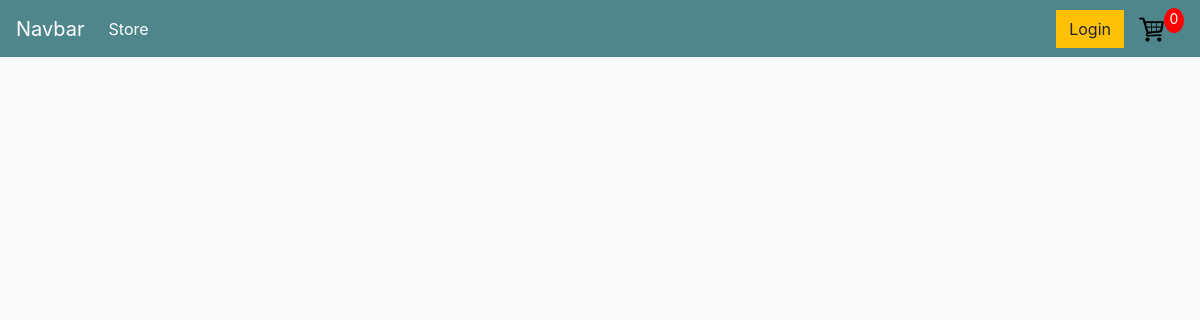
Before: / with the older database file.
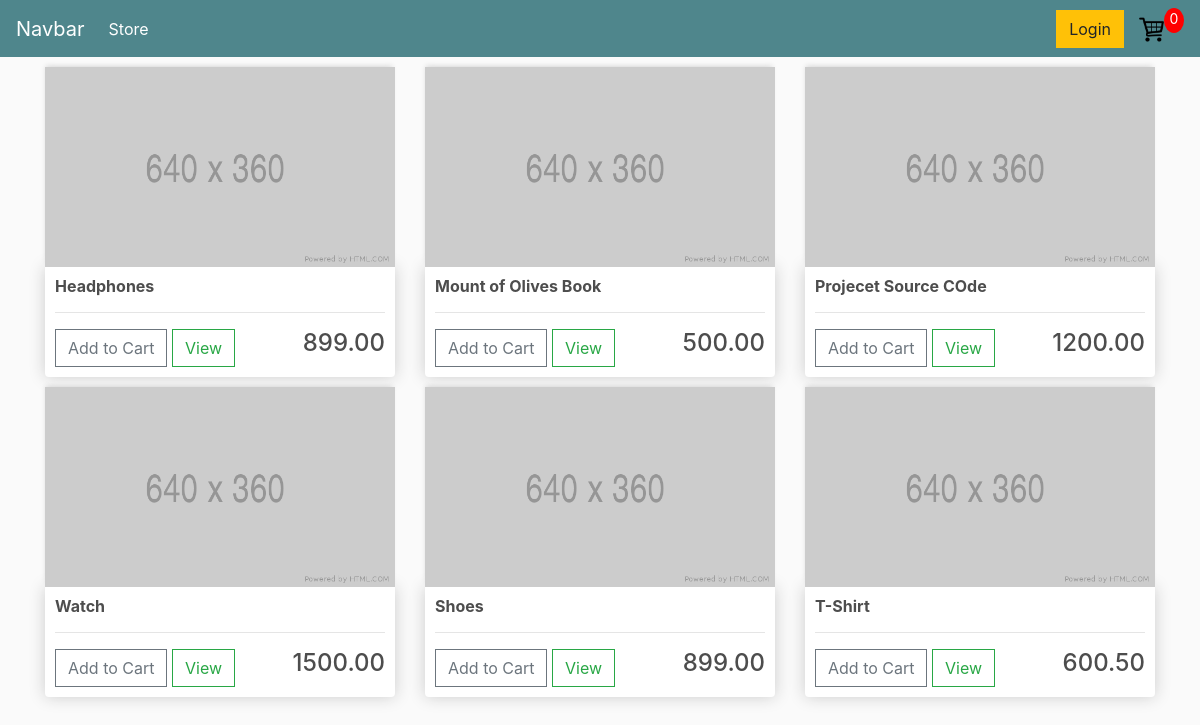
After: the same page with the newer database file.
### store/models.py (models this page shows, shortened)
class Product(models.Model):
    name = models.CharField(max_length=200, null=True)
    price = models.FloatField()
    digital = models.BooleanField(default=False, null=True, blank=False)
    image = models.ImageField(null=True, blank=True)

### store/views.py (the view)
# urls.py: path('',include('store.urls'))
def store(request):
    products = Product.objects.all()
    context = {'products':products}
    return render(request, 'store/store.html',context)

### templates/store/store.html
{%extends 'store/main.html' %}
{% load static %}
{% block content %}
<div class="row">
    {%for product in products%}
    <div class="col-lg-4">
        <img class="thumbnail" src="{%static 'images/placeholder.png'%}">
        <div class="box-element product">
            <h6><strong>{{product.name}}</strong></h6>
            <hr>
            <button class="btn btn-outline-secondary add-btn">Add to Cart</button>
            <a class="btn btn-outline-success" href="">View</a>
            <h4 style="display: inline-block;float:right;">{{product.price|floatformat:2}}</h4>
        </div>
    </div>
    {%endfor%}
</div>
{%endblock content%}

### templates/store/main.html (shortened to what this page needs)
<!DOCTYPE html>
{% load static %}
<html lang="en">
  <head>
    <link rel="stylesheet" href="https://stackpath.bootstrapcdn.com/bootstrap/4.4.1/css/bootstrap.min.css" />
    <link rel="stylesheet" type="text/css" href="{% static 'css/main.css' %}" />
  </head>
  <body>
    <nav class="navbar navbar-expand-lg navbar-dark bg-dark">
      <a class="navbar-brand" href="{% url 'store' %}">Navbar</a>
      <div class="collapse navbar-collapse" id="navbarSupportedContent">
        <ul class="navbar-nav mr-auto">
          <li class="nav-item active">
            <a class="nav-link" href="{% url 'store' %}">Store <span class="sr-only">(current)</span></a>
          </li>
        </ul>
        <div class="form-inline my-2 my-lg-0">
          <a href="#" class="btn btn-warning">Login</a>
          <a href="{% url 'cart' %}"><img id="cart-icon" src="{% static 'images/cart.jpg' %}" /></a>
          <p id="cart-total">0</p>
        </div>
      </div>
    </nav>
    <div class="container">
      {% block content %}
      {% endblock %}
    </div>
  </body>
</html>

### static/css/main.css (style rules this page uses)
body { background-color: hsl(0, 0%, 98%); }
h1,h2,h3,h4,h5,h6 { color:hsl(0, 0%, 30%); }
.box-element { box-shadow:hsl(0, 0%, 80%) 0 0 16px; background-color: #fff; border-radius: 4px; padding: 10px; }
.thumbnail { width: 100%; height: 200px; -webkit-box-shadow: -1px -3px 5px -2px rgba(214,214,214,1); -moz-box-shadow: -1px -3px 5px -2px rgba(214,214,214,1); box-shadow: -1px -3px 5px -2px rgba(214,214,214,1); }
.product { border-radius: 0 0 4px 4px; }
.bg-dark { background-color: #4f868c!important; }
#cart-icon { width:25px; display: inline-block; margin-left: 15px; }
#cart-total { display: block; text-align: center; color:#fff; background-color: red; width: 20px; height: 25px; border-radius: 50%; font-size: 14px; }
.col-lg-4, .col-lg-6, .col-lg-8, .col-lg-12 { margin-top: 10px; }
.btn { border-radius: 0; }

Changed rows visible on the page:
added Product: name "Headphones", price "899.00"
added Product: name "Mount of Olives Book", price "500.00"
added Product: name "Projecet Source COde", price "1200.00"
added Product: name "Watch", price "1500.00"
added Product: name "Shoes", price "899.00"
added Product: name "T-Shirt", price "600.50"
